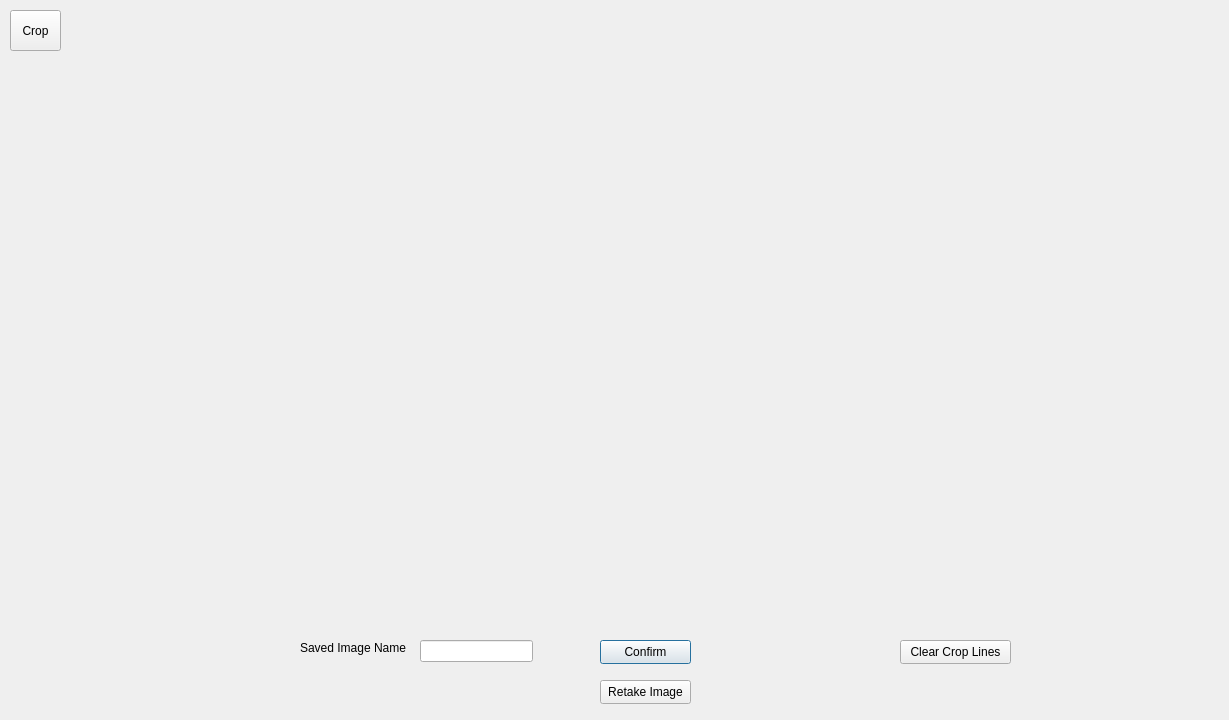
<?xml version="1.0" encoding="UTF-8"?>
<ui version="4.0">
 <class>CameraConfirmationDialog</class>
 <widget class="QDialog" name="CameraConfirmationDialog">
  <property name="geometry">
   <rect>
    <x>0</x>
    <y>0</y>
    <width>1229</width>
    <height>720</height>
   </rect>
  </property>
  <property name="windowTitle">
   <string>Dialog</string>
  </property>
  <widget class="QPushButton" name="camera_confirm_btn">
   <property name="geometry">
    <rect>
     <x>600</x>
     <y>640</y>
     <width>91</width>
     <height>24</height>
    </rect>
   </property>
   <property name="text">
    <string>Confirm</string>
   </property>
  </widget>
  <widget class="QPushButton" name="camera_retake_btn">
   <property name="geometry">
    <rect>
     <x>600</x>
     <y>680</y>
     <width>91</width>
     <height>24</height>
    </rect>
   </property>
   <property name="text">
    <string>Retake Image</string>
   </property>
  </widget>
  <widget class="QToolButton" name="camera_crop_btn">
   <property name="geometry">
    <rect>
     <x>10</x>
     <y>10</y>
     <width>51</width>
     <height>41</height>
    </rect>
   </property>
   <property name="text">
    <string>Crop</string>
   </property>
  </widget>
  <widget class="QPushButton" name="clear_crop_lines_btn">
   <property name="geometry">
    <rect>
     <x>900</x>
     <y>640</y>
     <width>111</width>
     <height>24</height>
    </rect>
   </property>
   <property name="text">
    <string>Clear Crop Lines</string>
   </property>
  </widget>
  <widget class="QLineEdit" name="captured_image_name_line_edit">
   <property name="geometry">
    <rect>
     <x>420</x>
     <y>640</y>
     <width>113</width>
     <height>22</height>
    </rect>
   </property>
  </widget>
  <widget class="QLabel" name="label">
   <property name="geometry">
    <rect>
     <x>300</x>
     <y>640</y>
     <width>111</width>
     <height>16</height>
    </rect>
   </property>
   <property name="text">
    <string>Saved Image Name</string>
   </property>
  </widget>
 </widget>
 <resources/>
 <connections/>
</ui>
